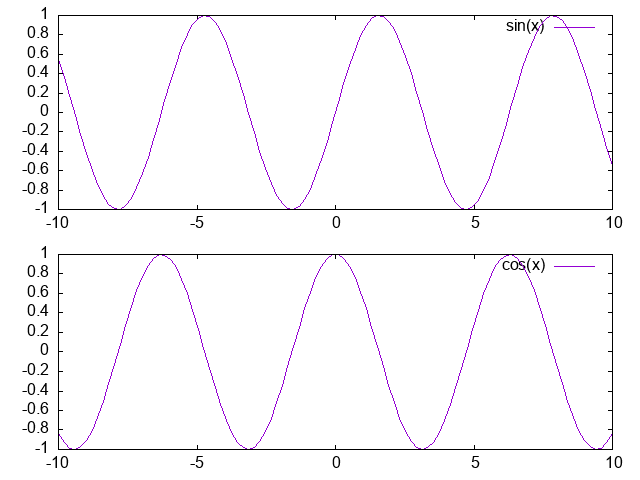

Write the gnuplot code that produced this figure.
reset
set terminal png
set output "multiplot.png"

set multiplot
set size 1,0.5
set origin 0,0.5
plot sin(x)
set origin 0,0
plot cos(x)

unset multiplot
set terminal qt
reset